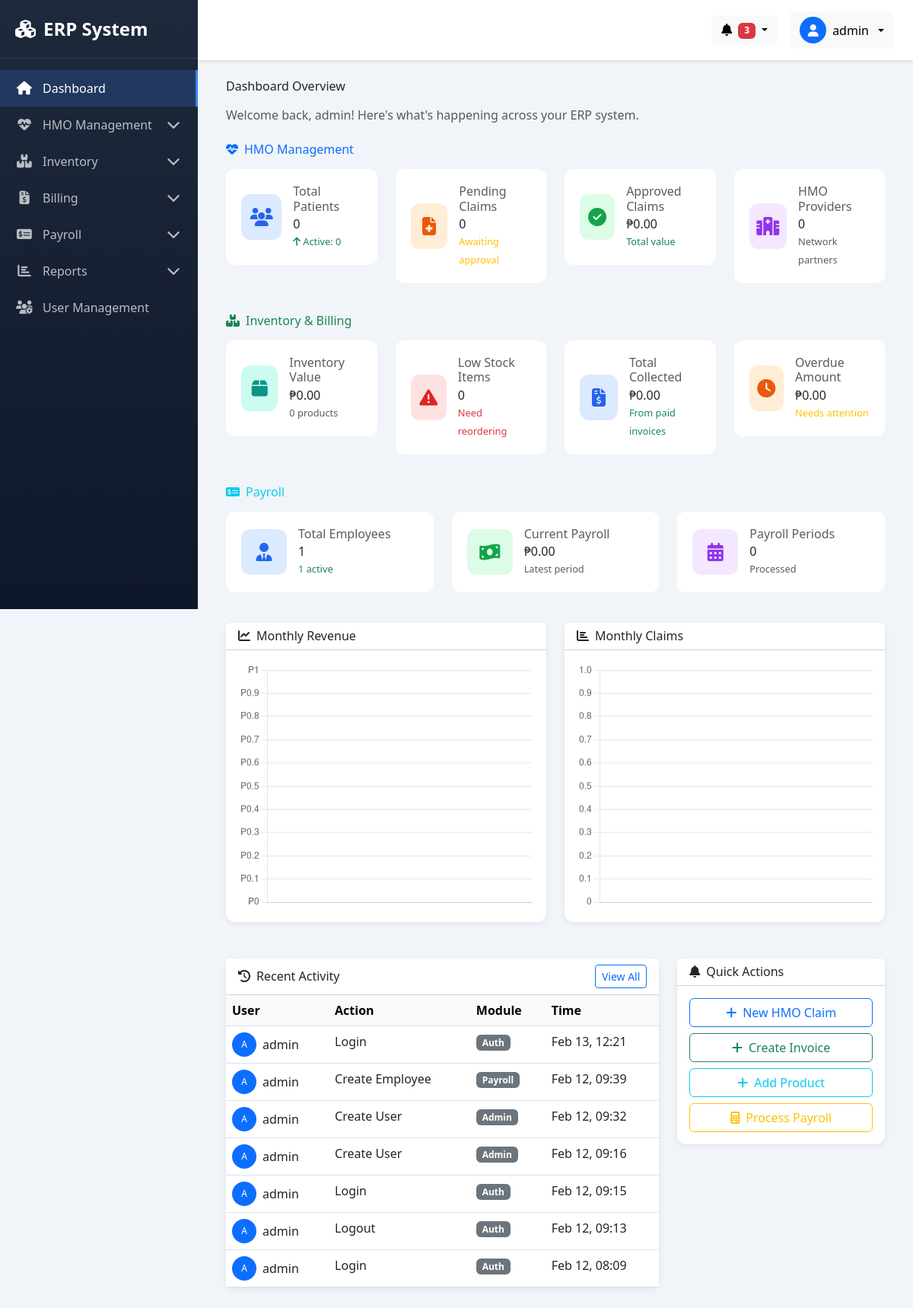
/index.php (signed in), run on the app's committed database.
### tables this page shows
CREATE TABLE `users` (
  `id` int(11) NOT NULL,
  `username` varchar(50) NOT NULL,
  `email` varchar(100) NOT NULL,
  `password` varchar(255) NOT NULL,
  `role` enum('admin','manager','staff') DEFAULT 'staff',
  `status` enum('active','inactive') DEFAULT 'active',
  `created_at` timestamp NOT NULL DEFAULT current_timestamp(),
  `updated_at` timestamp NOT NULL DEFAULT current_timestamp() ON UPDATE current_timestamp()
);

CREATE TABLE `activity_logs` (
  `id` int(11) NOT NULL,
  `user_id` int(11) DEFAULT NULL,
  `action` varchar(100) NOT NULL,
  `module` varchar(50) NOT NULL,
  `description` text DEFAULT NULL,
  `ip_address` varchar(45) DEFAULT NULL,
  `created_at` timestamp NOT NULL DEFAULT current_timestamp()
);

### index.php (the view, shortened to what the rows shown need)
<?php
require_once 'includes/header.php';
$recentActivities = fetchAll("SELECT al.*, u.username
    FROM activity_logs al
    LEFT JOIN users u ON al.user_id = u.id
    ORDER BY al.created_at DESC
    LIMIT 10");
$monthlyRevenue = fetchAll("SELECT
    DATE_FORMAT(invoice_date, '%Y-%m') as month,
    SUM(total_amount) as revenue
FROM billing_invoices
WHERE invoice_date >= DATE_SUB(NOW(), INTERVAL 12 MONTH)
GROUP BY DATE_FORMAT(invoice_date, '%Y-%m')
ORDER BY month");
$monthlyClaims = fetchAll("SELECT
    DATE_FORMAT(service_date, '%Y-%m') as month,
    COUNT(*) as claim_count,
    SUM(amount) as total_amount
FROM hmo_claims
WHERE service_date >= DATE_SUB(NOW(), INTERVAL 12 MONTH)
GROUP BY DATE_FORMAT(service_date, '%Y-%m')
ORDER BY month");
?>
<div class="container-fluid">
    <div class="row mb-4">
        <div class="col-12">
            <h2 class="mb-3">Dashboard Overview</h2>
            <p class="text-muted">Welcome back, <?php echo $user['username']; ?>! Here's what's happening across your ERP system.</p>
        </div>
    </div>
    <div class="row">
        <div class="col-md-8 mb-4">
            <div class="card">
                <div class="card-body p-0">
                    <div class="table-responsive">
                        <table class="table table-hover mb-0">
                            <thead class="table-light">
                                <tr>
                                    <th>User</th>
                                    <th>Action</th>
                                    <th>Module</th>
                                    <th>Time</th>
                                </tr>
                            </thead>
                            <tbody>
                                <?php foreach ($recentActivities as $activity): ?>
                                <tr>
                                    <td>
                                        <div class="d-flex align-items-center">
                                            <div class="bg-primary text-white rounded-circle d-flex align-items-center justify-content-center me-2" style="width: 32px; height: 32px; font-size: 12px;">
                                                <?php echo strtoupper(substr($activity['username'] ?? 'S', 0, 1)); ?>
                                            </div>
                                            <?php echo $activity['username'] ?? 'System'; ?>
                                        </div>
                                    </td>
                                    <td><?php echo $activity['action']; ?></td>
                                    <td><span class="badge bg-secondary"><?php echo ucfirst($activity['module']); ?></span></td>
                                    <td><?php echo date('M d, H:i', strtotime($activity['created_at'])); ?></td>
                                </tr>
                                <?php endforeach; ?>
                            </tbody>
                        </table>
                    </div>
                </div>
            </div>
        </div>
    </div>
</div>
<script>
// Revenue Chart
const revenueCtx = document.getElementById('revenueChart').getContext('2d');
new Chart(revenueCtx, {
    type: 'line',
    data: {
        labels: <?php echo json_encode(array_column($monthlyRevenue, 'month')); ?>,
        datasets: [{
            label: 'Revenue (₱)',
            data: <?php echo json_encode(array_column($monthlyRevenue, 'revenue')); ?>,
            borderColor: '#3b82f6',
            backgroundColor: 'rgba(59, 130, 246, 0.1)',
            tension: 0.4,
            fill: true
        }]
    },
    options: {
        responsive: true,
        plugins: {
            legend: { display: false }
        },
        scales: {
            y: {
                beginAtZero: true,
                ticks: {
                    callback: function(value) {
                        return '₱' + value.toLocaleString();
                    }
                }
            }
        }
    }
});
// Claims Chart
const claimsCtx = document.getElementById('claimsChart').getContext('2d');
new Chart(claimsCtx, {
    type: 'bar',
    data: {
        labels: <?php echo json_encode(array_column($monthlyClaims, 'month')); ?>,
        datasets: [{
            label: 'Claims',
            data: <?php echo json_encode(array_column($monthlyClaims, 'claim_count')); ?>,
            backgroundColor: '#10b981'
        }]
    },
    options: {
        responsive: true,
        plugins: {
            legend: { display: false }
        },
        scales: {
            y: {
                beginAtZero: true
            }
        }
    }
});
</script>
<?php require_once 'includes/footer.php'; ?>

### includes/header.php (shortened to what the rows shown need)
<?php
require_once __DIR__ . '/database.php';
$user = fetchOne("SELECT * FROM users WHERE id = ?", [$_SESSION['user_id']]);
?>
<!DOCTYPE html>
<html lang="en">
<head>
    <link href="https://cdn.jsdelivr.net/npm/bootstrap@5.3.0/dist/css/bootstrap.min.css" rel="stylesheet">
    <script src="https://cdn.tailwindcss.com"></script>
    <link rel="stylesheet" href="https://cdnjs.cloudflare.com/ajax/libs/font-awesome/6.4.0/css/all.min.css">
    <link rel="stylesheet" href="https://cdn.datatables.net/1.13.6/css/dataTables.bootstrap5.min.css">
</head>
<body>
    <main class="main-content">
        <header class="topbar">
            <div class="d-flex align-items-center gap-3">
                <div class="dropdown">
                    <button class="btn btn-light dropdown-toggle d-flex align-items-center gap-2" type="button" data-bs-toggle="dropdown">
                        <div class="bg-primary text-white rounded-circle d-flex align-items-center justify-content-center" style="width: 35px; height: 35px;">
                            <i class="fas fa-user"></i>
                        </div>
                        <span class="d-none d-md-inline"><?php echo $user['username']; ?></span>
                    </button>
                </div>
            </div>
        </header>
        <div class="content-wrapper">

### data on the page
users: username "admin"
activity_logs: user.username "A", user.username "admin", action "Login", module "Auth", created_at "Feb 13, 12:21"
activity_logs: user.username "A", user.username "admin", action "Create Employee", module "Payroll", created_at "Feb 12, 09:39"
activity_logs: user.username "A", user.username "admin", action "Create User", module "Admin", created_at "Feb 12, 09:32"
activity_logs: user.username "A", user.username "admin", action "Create User", module "Admin", created_at "Feb 12, 09:16"
activity_logs: user.username "A", user.username "admin", action "Login", module "Auth", created_at "Feb 12, 09:15"
activity_logs: user.username "A", user.username "admin", action "Logout", module "Auth", created_at "Feb 12, 09:13"
activity_logs: user.username "A", user.username "admin", action "Login", module "Auth", created_at "Feb 12, 08:09"

### other printed values
$hmoStats['total_patients'] "0"
$hmoStats['active_patients'] "0"
$hmoStats['pending_claims'] "0"
formatCurrency($hmoStats['approved_claims_amount'] ?? 0) "₱0.00"
$providerCount['count'] "0"
formatCurrency($inventoryStats['inventory_value'] ?? 0) "₱0.00"
$inventoryStats['total_products'] "0"
$inventoryStats['low_stock'] "0"
formatCurrency($billingStats['collected_amount'] ?? 0) "₱0.00"
formatCurrency($billingStats['overdue_amount'] ?? 0) "₱0.00"
$payrollStats['total_employees'] "1"
$payrollStats['active_employees'] "1"
formatCurrency($payrollStats['current_payroll'] ?? 0) "₱0.00"
fetchOne("SELECT COUNT(*) as count FROM payroll_periods")['count'] "0"
